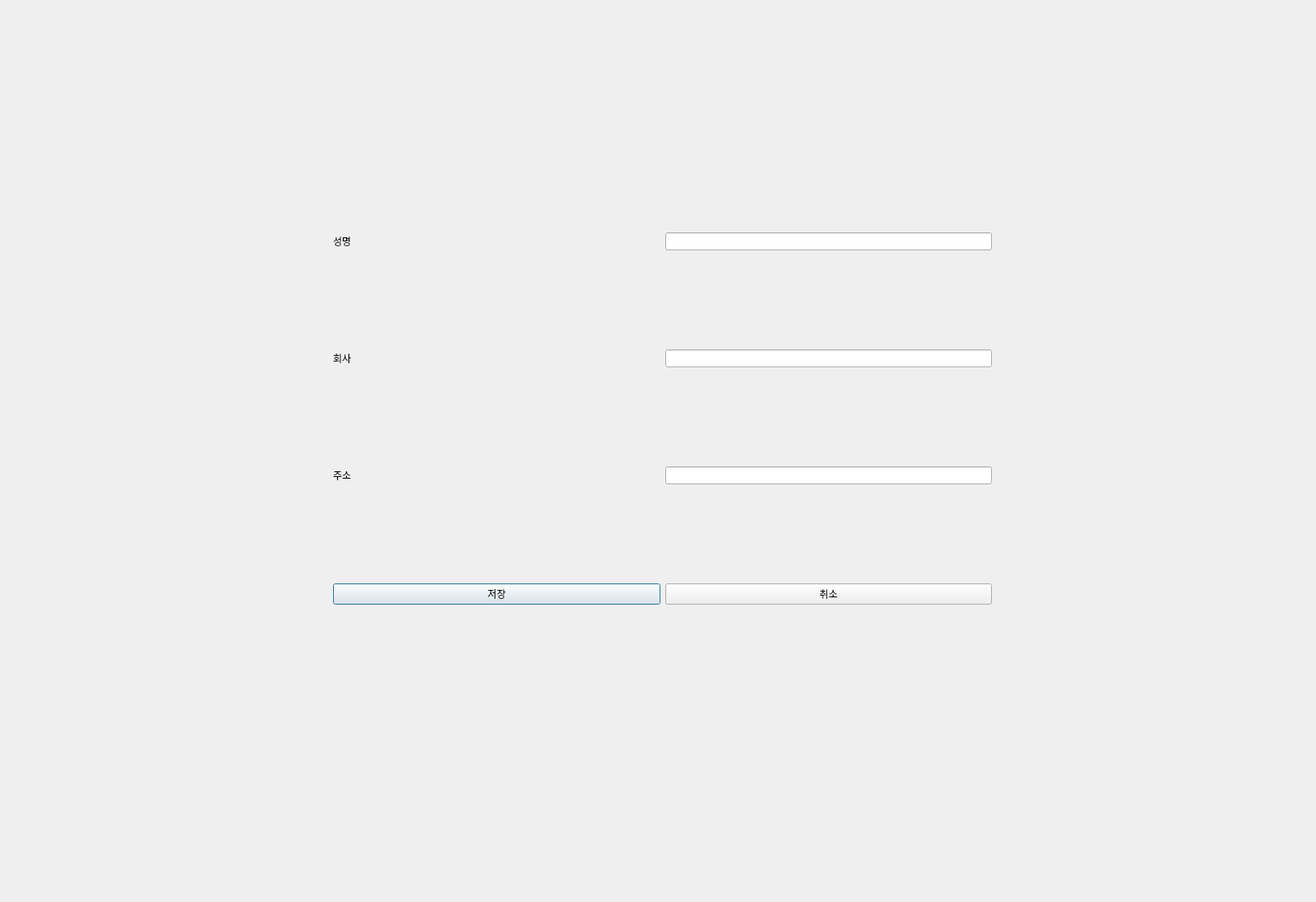
<?xml version="1.0" encoding="UTF-8"?>
<ui version="4.0">
 <class>Ui_MyDialog</class>
 <widget class="QDialog" name="Ui_MyDialog">
  <property name="geometry">
   <rect>
    <x>0</x>
    <y>0</y>
    <width>1620</width>
    <height>1110</height>
   </rect>
  </property>
  <property name="windowTitle">
   <string>Dialog</string>
  </property>
  <widget class="QWidget" name="verticalLayoutWidget">
   <property name="geometry">
    <rect>
     <x>410</x>
     <y>170</y>
     <width>811</width>
     <height>691</height>
    </rect>
   </property>
   <layout class="QVBoxLayout" name="verticalLayout">
    <item>
     <layout class="QHBoxLayout" name="horizontalLayout">
      <item>
       <widget class="QLabel" name="Namelabel">
        <property name="sizePolicy">
         <sizepolicy hsizetype="Preferred" vsizetype="Preferred">
          <horstretch>0</horstretch>
          <verstretch>0</verstretch>
         </sizepolicy>
        </property>
        <property name="text">
         <string>성명</string>
        </property>
       </widget>
      </item>
      <item>
       <widget class="QLineEdit" name="NamelineEdit">
        <property name="sizePolicy">
         <sizepolicy hsizetype="Preferred" vsizetype="Fixed">
          <horstretch>0</horstretch>
          <verstretch>0</verstretch>
         </sizepolicy>
        </property>
       </widget>
      </item>
     </layout>
    </item>
    <item>
     <layout class="QHBoxLayout" name="horizontalLayout_2">
      <item>
       <widget class="QLabel" name="Companylabel">
        <property name="sizePolicy">
         <sizepolicy hsizetype="Preferred" vsizetype="Preferred">
          <horstretch>0</horstretch>
          <verstretch>0</verstretch>
         </sizepolicy>
        </property>
        <property name="text">
         <string>회사</string>
        </property>
       </widget>
      </item>
      <item>
       <widget class="QLineEdit" name="CompanylineEdit">
        <property name="sizePolicy">
         <sizepolicy hsizetype="Preferred" vsizetype="Fixed">
          <horstretch>0</horstretch>
          <verstretch>0</verstretch>
         </sizepolicy>
        </property>
       </widget>
      </item>
     </layout>
    </item>
    <item>
     <layout class="QHBoxLayout" name="horizontalLayout_3">
      <item>
       <widget class="QLabel" name="Addresslabel">
        <property name="sizePolicy">
         <sizepolicy hsizetype="Preferred" vsizetype="Preferred">
          <horstretch>0</horstretch>
          <verstretch>0</verstretch>
         </sizepolicy>
        </property>
        <property name="text">
         <string>주소</string>
        </property>
       </widget>
      </item>
      <item>
       <widget class="QLineEdit" name="AddresslineEdit">
        <property name="sizePolicy">
         <sizepolicy hsizetype="Preferred" vsizetype="Fixed">
          <horstretch>0</horstretch>
          <verstretch>0</verstretch>
         </sizepolicy>
        </property>
       </widget>
      </item>
     </layout>
    </item>
    <item>
     <layout class="QHBoxLayout" name="horizontalLayout_4">
      <item>
       <widget class="QPushButton" name="SaveButton">
        <property name="sizePolicy">
         <sizepolicy hsizetype="Minimum" vsizetype="Fixed">
          <horstretch>0</horstretch>
          <verstretch>0</verstretch>
         </sizepolicy>
        </property>
        <property name="text">
         <string>저장</string>
        </property>
       </widget>
      </item>
      <item>
       <widget class="QPushButton" name="CancelButton">
        <property name="text">
         <string>취소</string>
        </property>
       </widget>
      </item>
     </layout>
    </item>
   </layout>
  </widget>
 </widget>
 <resources/>
 <connections/>
</ui>
